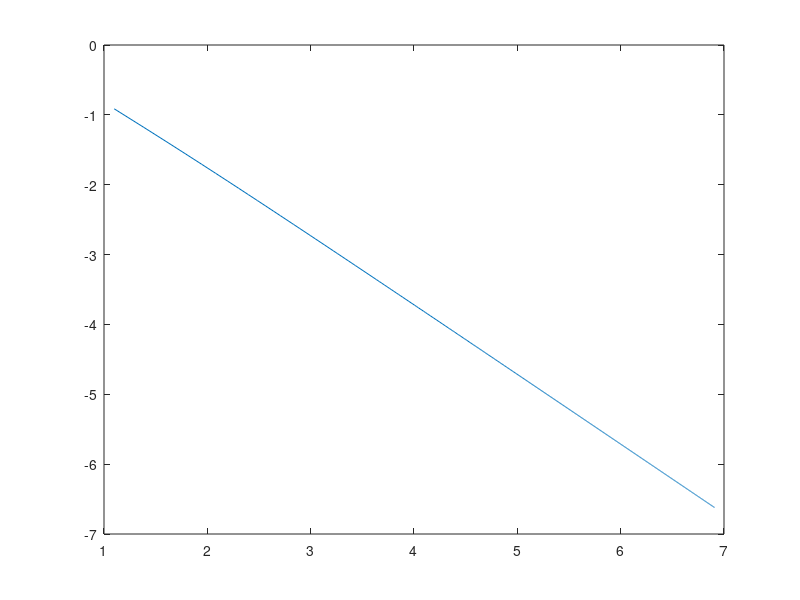

Here is the MATLAB script that generated this plot:
f=@(x) 2*x*x*x-5*x*x+x-1;
for k=3:1000
sumT=0;
sumM=0;
sumS=0; 
for i=0:k-2
sumM=sumM+0.5/k*f(0.5/k+i/k)+0.5/k*f(0.5/k+(i+1)/k); 
endfor
for i=0:k-1
sumT=sumT+1/k*f(0.5/k+i/k); 
endfor
sumS=2*sumM/3+sumT/3;
z(k)=abs(sumS+5/3);
x(k)=k;
disp(z);
endfor
plot(log(x),log(z));